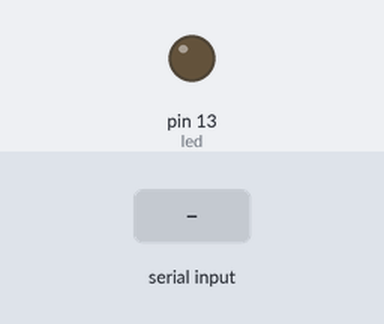
A sketch run on a simulated Arduino Uno, built with avr-gcc and run on an emulated ATmega328P. On the bench: output pins drawn as LEDs (lit = HIGH). The test bench sets the inputs (shaded band).

Above: at 1.2 s.
1.3 s: "ON\n" received over Serial
At 2.5 s:
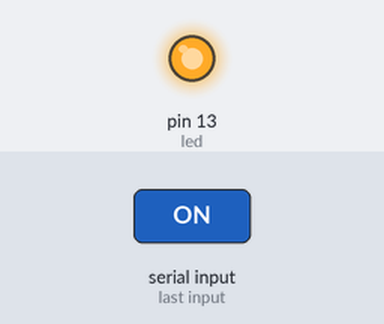
2.8 s: "OFF\n" received over Serial
At 3.9 s:
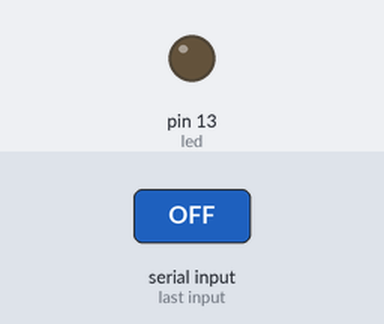
Timing chart, 0 to 5.8 s (numbered marks = the images above; inputs shaded):
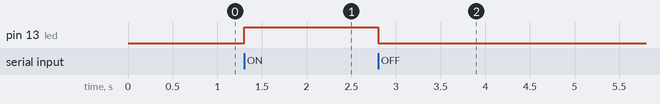

Measured:
- after the input at 1.3 s, pin 13 (led): LOW → HIGH at once
- after the input at 2.8 s, pin 13 (led): HIGH → LOW at once

The sketch:

IDE_arduino.ino
```cpp
int led = 13;
void setup() {
  // put your setup code here, to run once:
  Serial.begin(9600);
  pinMode(led,OUTPUT);
}

void loop() {
  // put your main code here, to run repeatedly:
  if(Serial.available() > 0){
    String command = Serial.readStringUntil('\n');
    command.trim();
    if(command == "ON"){
      digitalWrite(led, HIGH);
    }
    else if(command == "OFF"){
      digitalWrite(led, LOW);
    }
  }
  }
```
